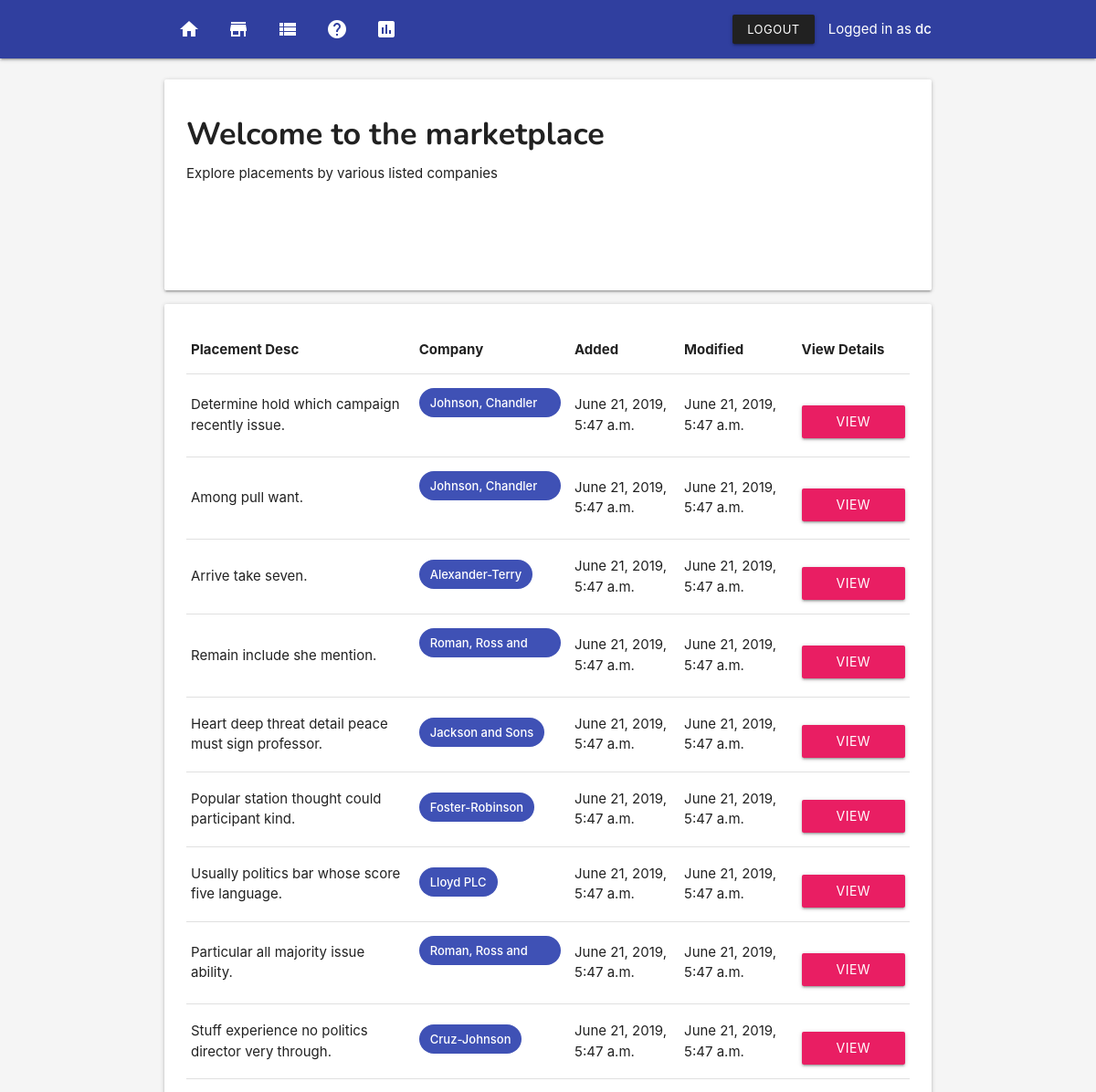
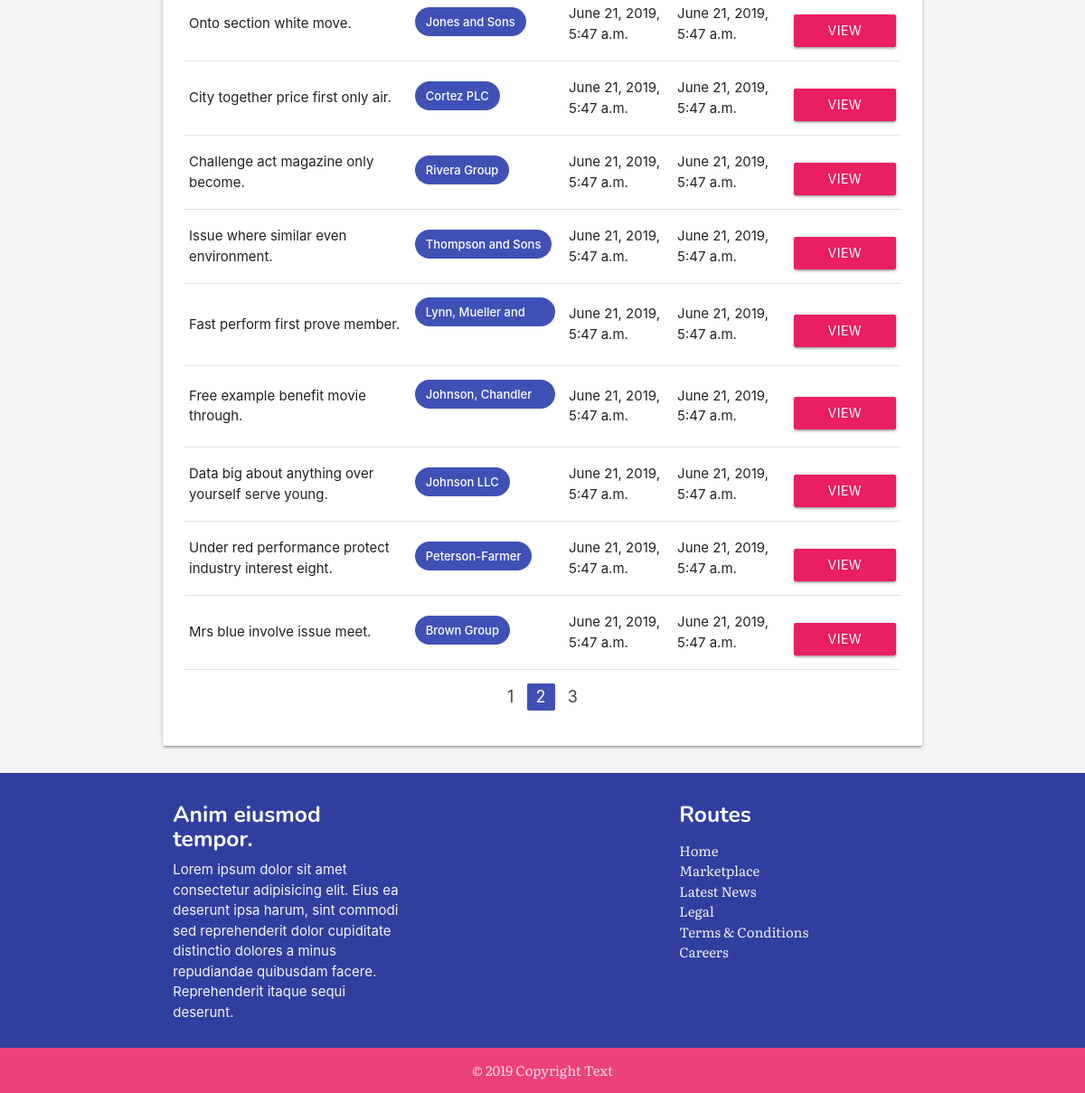
Page /marketplace/?page=2 (signed in) on the committed database (2 pictures, top to bottom).
### app/models.py (models this page shows, shortened)
class Placement(models.Model):
    placement_title = models.CharField(max_length=255)
    placement_slug = models.SlugField()
    placement_company = models.ForeignKey(Company, on_delete=models.CASCADE)
    placement_created = models.DateTimeField(auto_now_add=True)
    placement_modified = models.DateTimeField(auto_now=True)

class Company(models.Model):
    company_name = models.CharField(max_length=255)
    company_address = models.CharField(max_length=255)
    company_description = models.TextField(default="There is currently no description available for this company.")
    company_created = models.DateTimeField(auto_now_add=True)
    company_modified = models.DateTimeField(auto_now=True)
    def __str__(self):
        return self.company_name

### app/views.py (the view)
# urls.py: path('marketplace/', views.placements, name='placements'),
@login_required
def placements(request):
    all_placements = Placement.objects.all()
    paginator = Paginator(all_placements, 18)
    page = request.GET.get('page')
    placements = paginator.get_page(page)
    context = {'placements': placements}
    return render(request, 'placements.html', context)

### templates/placements.html
{% extends 'base.html' %}
{% block content %}
{% include 'nav.html' %}
{% load static %}
<section class="section">
    <section class="container">
            <div class="col s12">
                    <div class="card">
                            <div class="card-content">
                                <h4>Welcome to the marketplace</h4>
                                <p>Explore placements by various listed companies</p>
                                <img src="{% static 'ishant-mishra-1349434-unsplash.jpg' %}" alt="" class="responsive-img fade-in">
                            </div>
                        </div>
            </div>
            <div class="card">
                <div class="card-content">
                        <table class="table responsive-table">
                                <thead>
                                    <tr>
                                        <th>Placement Desc</th>
                                        <th>Company</th>
                                        <th>Added</th>
                                        <th>Modified</th>
                                        <th>View Details</th>
                                    </tr>
                                </thead>
                                <tbody>
                                        {%for p in placements %}
                                        <tr>
                                            <td>{{ p.placement_title }}</td>
                                            <td><span class="chip indigo white-text">{{ p.placement_company }}</span></td>
                                            <td>{{ p.placement_created }}</td>
                                            <td>{{ p.placement_modified }}</td>
                                            <td><a href="{% url 'app:placement-detail' p.placement_slug %}" style="margin-top: 1rem;" class="btn pink waves-effect waves-light">View Details</a></td>
                                        </tr>
                                        {% endfor %}
                                </tbody>
                            </table>
                            <ul class="pagination center">
                                {% if placements.has_previous %}
                                <li class="waves-effect"><a href="?page={{placements.previous_page_number}}">{{ placements.previous_page_number}}</a></li>
                                {% endif %}
                                <li class="active indigo"><a href="#!">{{placements.number}}</a></li>
                                {% if placements.has_next %}
                                <li class="waves-effect"><a href="?page={{placements.next_page_number}}">{{ placements.next_page_number}}</a></li>
                                {% endif %}
                            </ul>
                </div>
            </div>
    </section>
</section>
{% include 'footer.html' %}
{% endblock content %}

### templates/nav.html (shortened to what this page needs)
<nav>
<div class="nav-wrapper indigo darken-2">
    <div class="container">
    <ul class="left hide-on-med-and-down">
            <li><a href="{% url 'app:home' %}"><i class="material-icons">home</i></a></li>
        <li><a href="{% url 'app:placements' %}"><i class="material-icons">store</i></a></li>
        <li><a href="{% url 'app:bid-summary' %}"><i class="material-icons">view_list</i></a></li>
        <li><a href="{% url 'app:about' %}"><i class="material-icons">help</i></a></li>
        <li><a href="{% url 'app:dashboard' %}"><i class="material-icons">insert_chart</i></a></li>
    </ul>
    <ul class="right hide-on-med-and-down">
            {% if user.is_authenticated %}
            <li><a class="btn-small waves-effect waves-light grey darken-4" href="{% url 'app:logout' %}">Logout</a></li>
            <li>Logged in as <strong>{{ user.username }}</strong></li>
        {% endif %}
    </ul>
</div>
</div>
</nav>

### templates/base.html (style rules this page uses)
p { margin-top: 0.5rem !important; margin-bottom: 0.5rem!important; }
img { margin-top: 1em; padding: 4%; }
h1, h2, h3, h4, h5, h6 { margin-top: .5em !important; font-family: 'Nunito', sans-serif; font-weight: bold; }
body { display: flex; min-height: 100vh; flex-direction: column; }
.fade-in { -webkit-animation: fade-in 1s cubic-bezier(0.390, 0.575, 0.565, 1.000) both; animation: fade-in 1s cubic-bezier(0.390, 0.575, 0.565, 1.000) both; }

### rows in the picture
Placement: placement_title "Determine hold which campaign recently issue.", placement_company "Johnson, Chandler and Chavez", placement_created "June 21, 2019, 5:47 a.m.", placement_modified "June 21, 2019, 5:47 a.m."
Placement: placement_title "Among pull want.", placement_company "Johnson, Chandler and Chavez", placement_created "June 21, 2019, 5:47 a.m.", placement_modified "June 21, 2019, 5:47 a.m."
Placement: placement_title "Arrive take seven.", placement_company "Alexander-Terry", placement_created "June 21, 2019, 5:47 a.m.", placement_modified "June 21, 2019, 5:47 a.m."
Placement: placement_title "Remain include she mention.", placement_company "Roman, Ross and Black", placement_created "June 21, 2019, 5:47 a.m.", placement_modified "June 21, 2019, 5:47 a.m."
Placement: placement_title "Heart deep threat detail peace must sign professor.", placement_company "Jackson and Sons", placement_created "June 21, 2019, 5:47 a.m.", placement_modified "June 21, 2019, 5:47 a.m."
Placement: placement_title "Popular station thought could participant kind.", placement_company "Foster-Robinson", placement_created "June 21, 2019, 5:47 a.m.", placement_modified "June 21, 2019, 5:47 a.m."
Placement: placement_title "Usually politics bar whose score five language.", placement_company "Lloyd PLC", placement_created "June 21, 2019, 5:47 a.m.", placement_modified "June 21, 2019, 5:47 a.m."
Placement: placement_title "Particular all majority issue ability.", placement_company "Roman, Ross and Black", placement_created "June 21, 2019, 5:47 a.m.", placement_modified "June 21, 2019, 5:47 a.m."
Placement: placement_title "Stuff experience no politics director very through.", placement_company "Cruz-Johnson", placement_created "June 21, 2019, 5:47 a.m.", placement_modified "June 21, 2019, 5:47 a.m."
Placement: placement_title "Onto section white move.", placement_company "Jones and Sons", placement_created "June 21, 2019, 5:47 a.m.", placement_modified "June 21, 2019, 5:47 a.m."
Placement: placement_title "City together price first only air.", placement_company "Cortez PLC", placement_created "June 21, 2019, 5:47 a.m.", placement_modified "June 21, 2019, 5:47 a.m."
Placement: placement_title "Challenge act magazine only become.", placement_company "Rivera Group", placement_created "June 21, 2019, 5:47 a.m.", placement_modified "June 21, 2019, 5:47 a.m."
Placement: placement_title "Issue where similar even environment.", placement_company "Thompson and Sons", placement_created "June 21, 2019, 5:47 a.m.", placement_modified "June 21, 2019, 5:47 a.m."
Placement: placement_title "Fast perform first prove member.", placement_company "Lynn, Mueller and Long", placement_created "June 21, 2019, 5:47 a.m.", placement_modified "June 21, 2019, 5:47 a.m."
Placement: placement_title "Free example benefit movie through.", placement_company "Johnson, Chandler and Chavez", placement_created "June 21, 2019, 5:47 a.m.", placement_modified "June 21, 2019, 5:47 a.m."
Placement: placement_title "Data big about anything over yourself serve young.", placement_company "Johnson LLC", placement_created "June 21, 2019, 5:47 a.m.", placement_modified "June 21, 2019, 5:47 a.m."
Placement: placement_title "Under red performance protect industry interest eight.", placement_company "Peterson-Farmer", placement_created "June 21, 2019, 5:47 a.m.", placement_modified "June 21, 2019, 5:47 a.m."
Placement: placement_title "Mrs blue involve issue meet.", placement_company "Brown Group", placement_created "June 21, 2019, 5:47 a.m.", placement_modified "June 21, 2019, 5:47 a.m."

### other values in the picture
{{ user.username }} "dc"
{{ placements.previous_page_number }} "1"
{{ placements.number }} "2"
{{ placements.next_page_number }} "3"
